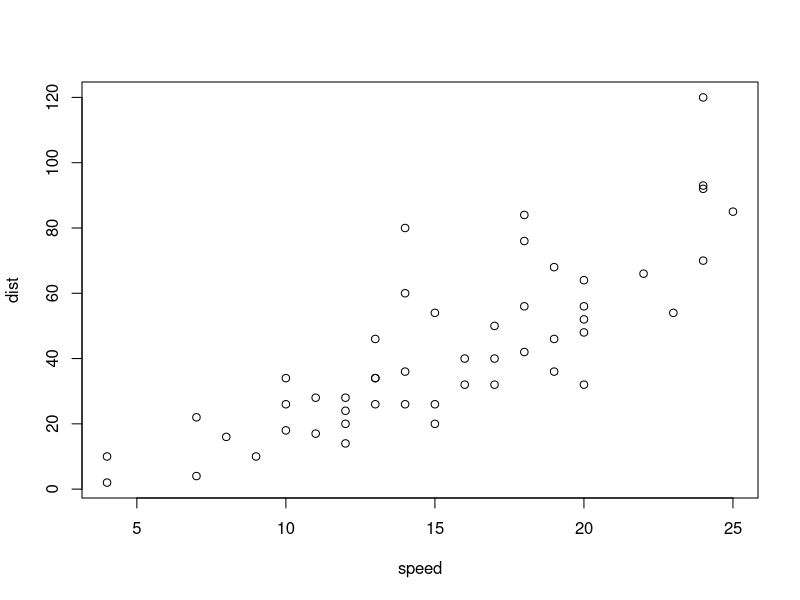
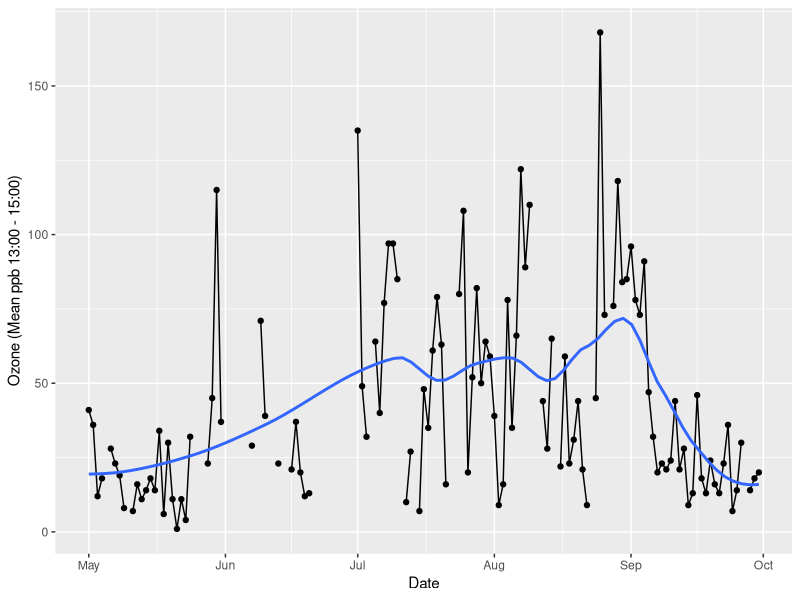
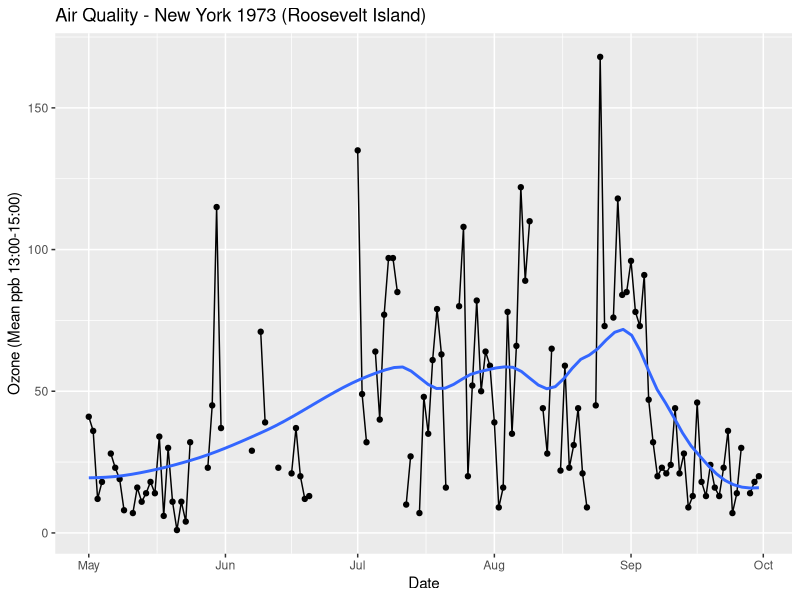
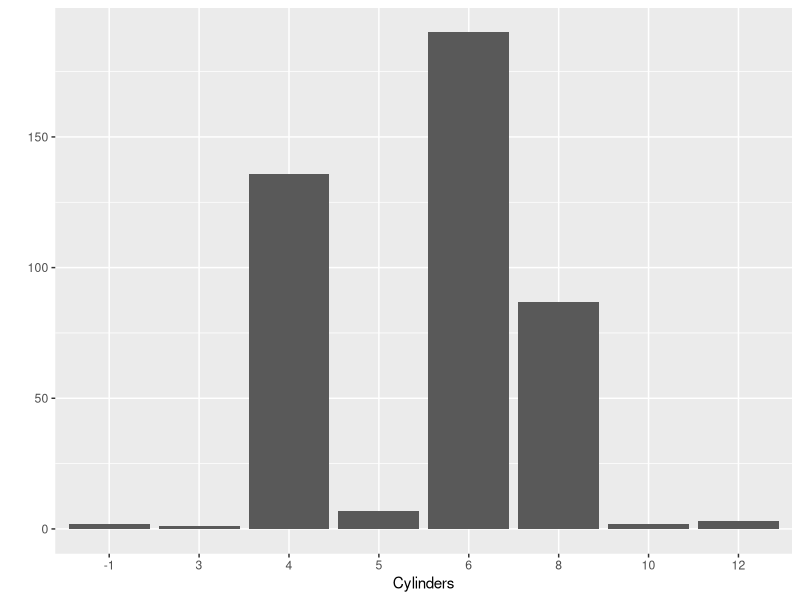
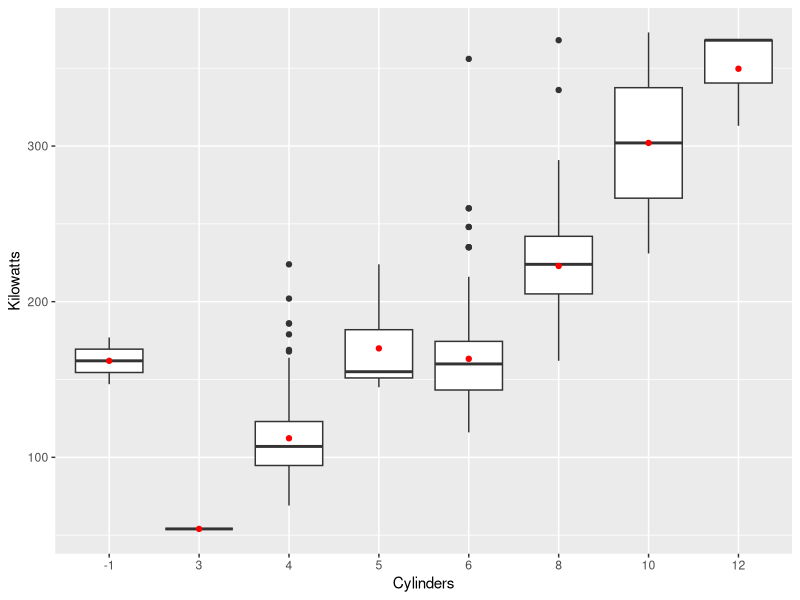
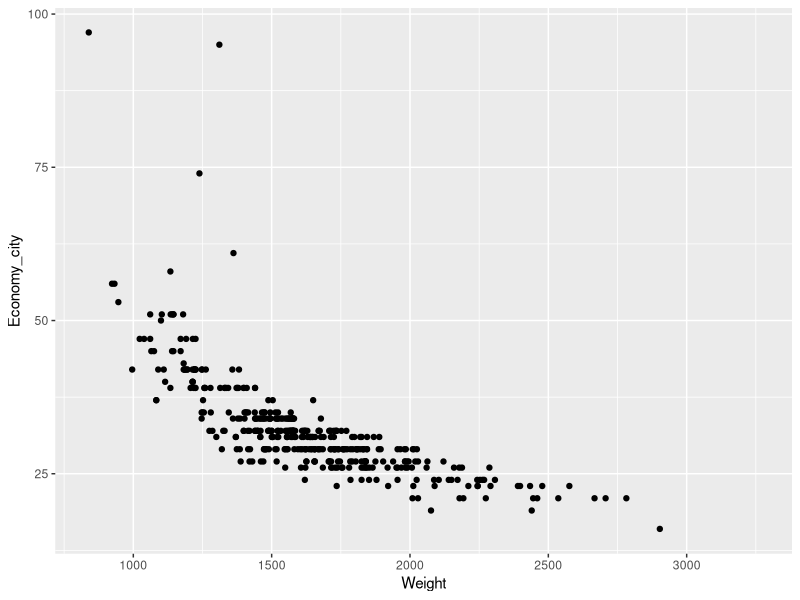
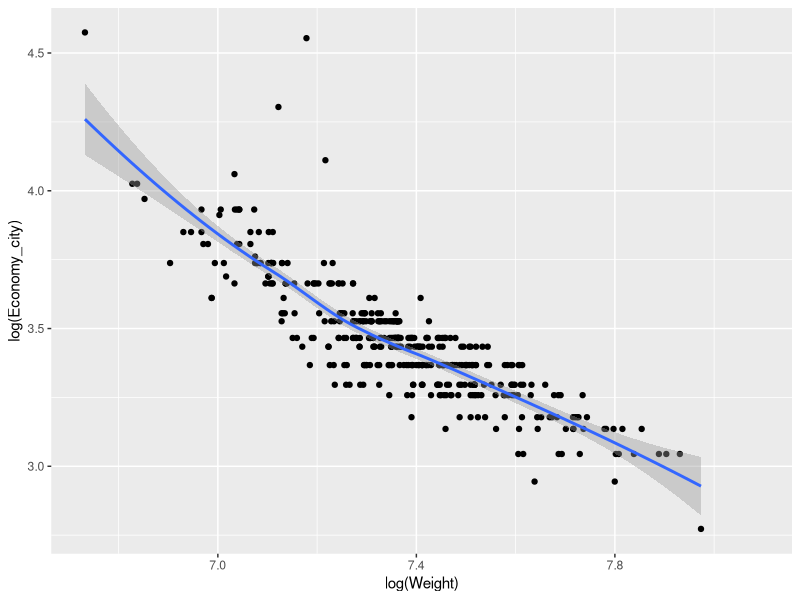
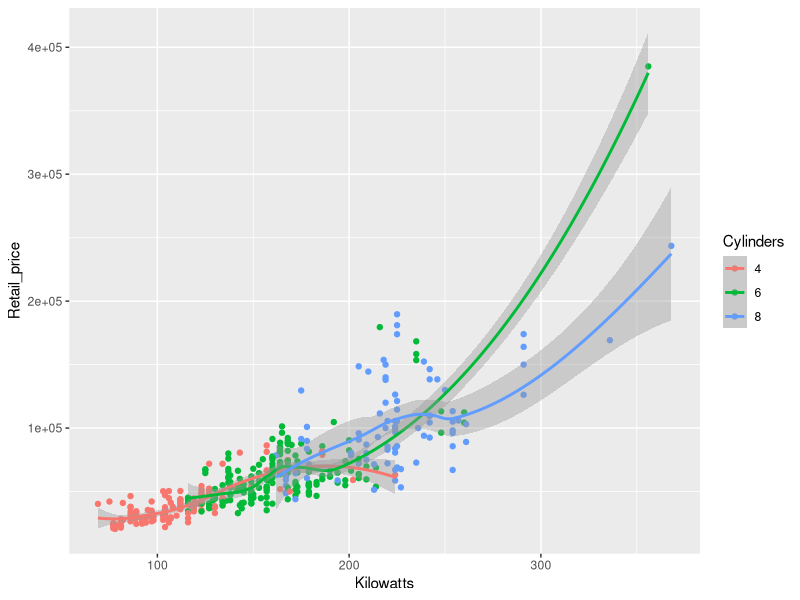

R code for these plots, in order:
## ---- chunk 1
plot(cars)
## ---- chunk 2
library(ggplot2)
library(lubridate)
airquality$date = dmy(paste(airquality$Day,airquality$Month,1973, sep = "/"))
head(airquality)
## ---- chunk 3
ggplot() +
  coord_cartesian() +
  scale_x_date(name = "Date") +
  scale_y_continuous(name = "Ozone (Mean ppb 13:00 - 15:00)") +
  layer(
    data = airquality,
    mapping = aes(x=date, y=Ozone),
    stat = "identity",
    geom = "point",
    position = position_identity()
  ) +
  layer(
    data = airquality,
    mapping = aes(x = date, y = Ozone),
    stat = "identity",
    geom = "line",
    position = position_identity()
  ) +
  layer(
    data = airquality, 
    mapping = aes(x = date, y = Ozone),
    stat = "smooth",
    params = list(method = "loess", span = 0.4, se = FALSE),
    geom = "smooth",
    position = position_identity()
  )
## ---- chunk 4
p <- ggplot(data = airquality, aes(x = date, y = Ozone))
p + geom_point() + 
  geom_line(aes(group = 1)) +
  geom_smooth(se=FALSE, span = 0.4) +
  labs(
    title = "Air Quality - New York 1973 (Roosevelt Island)",
    x = "Date", 
    y = "Ozone (Mean ppb 13:00-15:00)"
  )
## ---- chunk 5
Cars <- read.csv("Cars.csv")
head(Cars)
summary(Cars)
## ---- chunk 6
library(magrittr)
Cars$Sports <- factor(Cars$Sports, levels=c(0,1), 
                                      labels=c('No','Yes'), ordered=TRUE)

Cars$Sport_utility <- Cars$Sport_utility %>% factor(levels=c(0,1), 
                                                    labels=c('No','Yes'), ordered=TRUE)

Cars$Wagon <- Cars$Wagon %>% factor(levels=c(0,1), 
                                    labels=c('No','Yes'), ordered=TRUE)

Cars$Minivan <- Cars$Minivan %>% factor(levels=c(0,1), 
                                        labels=c('No','Yes'), ordered=TRUE)

Cars$Pickup <- Cars$Pickup %>% factor(levels=c(0,1),
                                      labels=c('No','Yes'), ordered=TRUE)

Cars$All_wheel_drive <- Cars$All_wheel_drive %>% factor(levels=c(0,1), 
                                                        labels=c('No','Yes'), ordered=TRUE)

Cars$Rear_wheel_drive <- Cars$Rear_wheel_drive %>% factor(levels=c(0,1), 
                                                          labels=c('No','Yes'), ordered=TRUE)

Cars$Cylinders <- Cars$Cylinders %>% as.factor()

head(Cars)
summary(Cars)
## ---- chunk 7
qplot(x = Cylinders, data = Cars, geom = "bar")
## ---- chunk 8
qplot(x=Cylinders, y = Kilowatts, data = Cars, geom = "boxplot") + stat_summary(fun.y=mean, color="red", geom="point")
## ---- chunk 9
qplot(x=Weight, y=Economy_city, data = Cars, geom = "point")
## ---- chunk 10
qplot(x = log(Weight), y = log(Economy_city), data = Cars, geom = "point") + stat_smooth()
## ---- chunk 11
# install.packages("dplyr")
library(dplyr)
Cars_filter <- Cars %>% filter(Cylinders %in% c("4", "6", "8"))

qplot(x = Kilowatts, y = Retail_price, data = Cars_filter, geom = "point", colour = Cylinders) + stat_smooth()
## ---- chunk 12
qplot(x = Kilowatts, y = Retail_price, data = Cars_filter, geom = "point", facets = Cylinders ~.) + stat_smooth()
## ---- chunk 13
#qplot(x = Economy_city,data = Cars,geom = "histogram")
#qplot(x = Economy_city,data = Cars,geom = "density")
#qplot(x = Economy_city,data = Cars,geom = "dotplot")
#qplot(x = Cylinders, y = Economy_city,data = Cars,geom = "violin")
